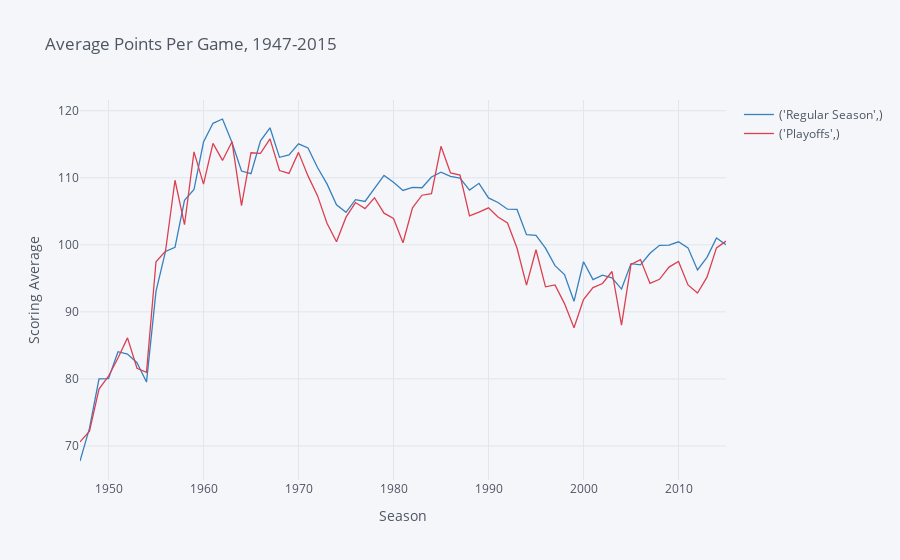

The notebook cell this image was saved under:
### Code cell
reg_vs_playoff_scoring.iplot(title='Average Points Per Game, 1947-2015',xTitle='Season',yTitle='Scoring Average',colors=['blue','red'])
